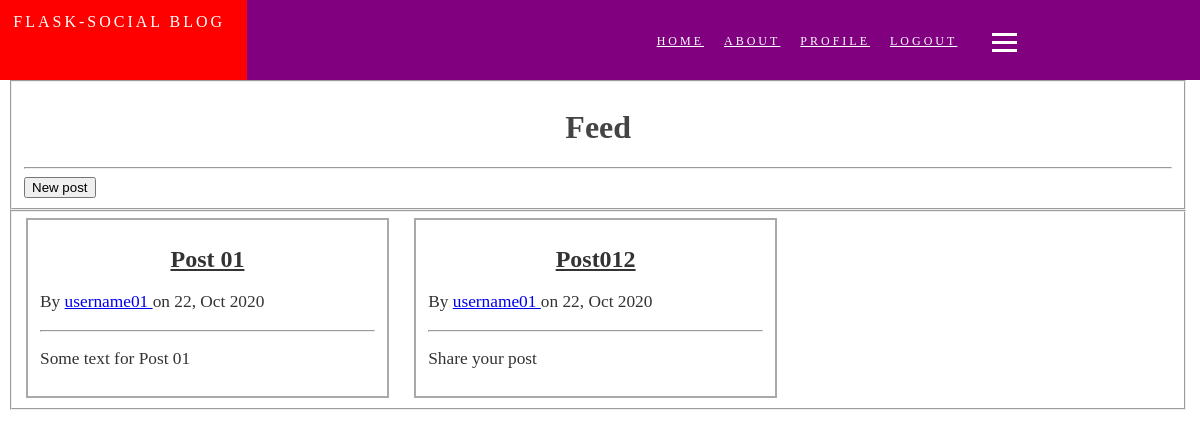
The page /feed (signed in) on the database as committed earlier.
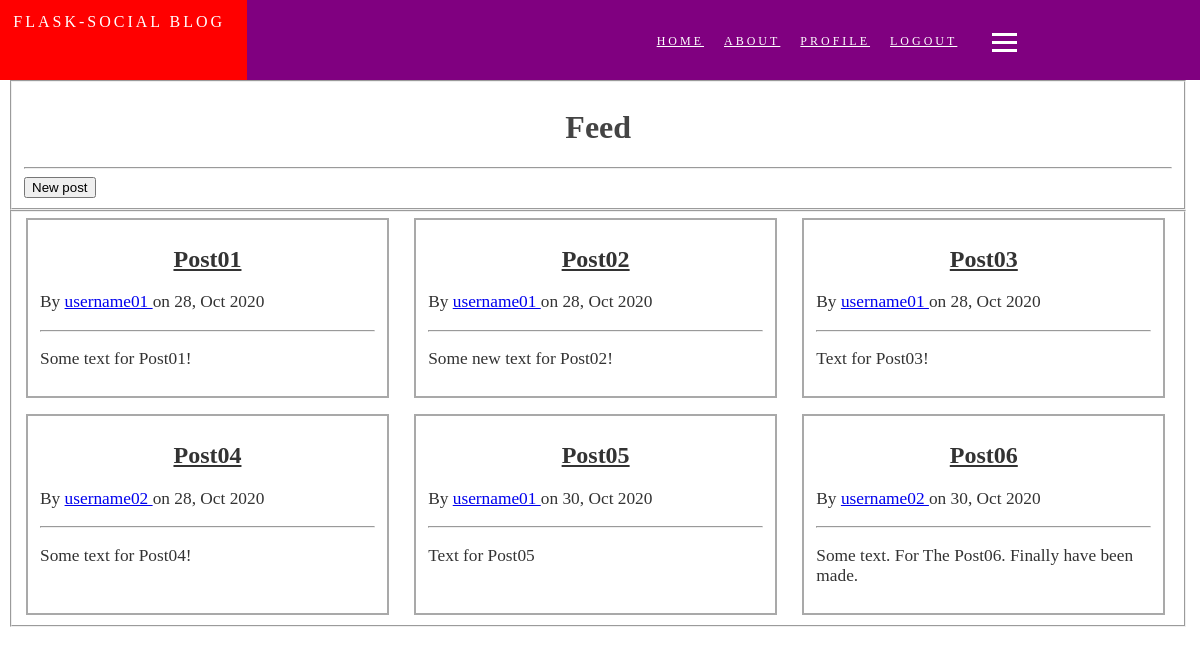
The same page on the database as committed later.
### app/models.py (models this page shows, shortened)
class Post(db.Model):
    id = db.Column(db.Integer, primary_key=True, autoincrement=True)
    title = db.Column(db.String(100), nullable=False)
    date = db.Column(db.DateTime, nullable=False, default=datetime.utcnow)
    text = db.Column(db.Text, nullable=False)
    author_id = db.Column(db.Integer, db.ForeignKey('user.id'), nullable=False)
    comments = db.relationship('Comments', backref='post', lazy=True)

class User(db.Model, UserMixin):
    id = db.Column(db.Integer, primary_key=True, autoincrement=True)
    firstname = db.Column(db.String(20), nullable=False)
    lastname = db.Column(db.String(20), nullable=False)
    username = db.Column(db.String(20), unique=True, nullable=False)
    email = db.Column(db.String(120), unique=True, nullable=False)
    password = db.Column(db.String(60), unique=True, nullable=False)
    image_file = db.Column(db.String(20), nullable=False, default='default.png')
    posts = db.relationship('Post',
                            backref='author',
                            primaryjoin="User.id==Post.author_id")
    comments = db.relationship('Comments',
                            backref='author',
                            primaryjoin="User.id==Comments.author_id")
    def __init__(self, firstname='', lastname='', username='', email='',
                 password=''):
        self.firstname = firstname
        self.lastname = lastname
        self.username = username
        self.email = email
        self.password = generate_password_hash(password)

### app/posts/views.py (the view)
@posts_blueprint.route("/feed", methods=['GET', 'POST'])
@login_required
def feed():
    if request.method == "POST":
        return redirect(url_for('posts.new'))
    else:
        return render_template('feed.html', posts=Post.query.all())

### app/models.py (called while the page is built)
@login_manager.user_loader
def load_user(id):
    u = User.query.get(id)
    return User(u.firstname, u.lastname, u.username, u.email, u.password)

### app/templates/posts/feed.html (shortened to what this page needs)
{% extends "layout.html" %}
{% block content %}
	<div>
		<form method="POST">
			<fieldset class="feed-header-fieldset">
				<h1>Feed</h1>
				<hr>
				<button>New post</button>
			</fieldset>
			<fieldset class="feed-fieldset">
				{% for post in posts %}
					<fieldset class="posts-fieldset">
						<h2>
							<a href="{{ url_for('posts.posts', post_id=post.id) }}">
								{{ post.title }}
							</a>
						</h2>
						<p>
							By
							<a href="{{ url_for('user.profile', username=post.author.username) }}">
								{{ post.author.username }}
							</a>
							on {{ post.date.strftime('%d, %b %Y') }}
						</p>
						<hr>
						<p>{{ post.text }}</p>
					</fieldset>
				{% endfor %}
			</fieldset>
		</form>
	</div>
{% endblock content %}

Rows that differ between the two databases and show on the page:
changed Post: title "Post 01" → "Post01"; date "22, Oct 2020" → "28, Oct 2020"; text "Some text for Post 01" → "Some text for Post01!"
changed Post: title "Post012" → "Post02"; date "22, Oct 2020" → "28, Oct 2020"; text "Share your post" → "Some new text for Post02!"
added Post: title "Post03", author.username "username01", date "28, Oct 2020", text "Text for Post03!"
added Post: title "Post04", author.username "username02", date "28, Oct 2020", text "Some text for Post04!"
added Post: title "Post05", author.username "username01", date "30, Oct 2020", text "Text for Post05"
added Post: title "Post06", author.username "username02", date "30, Oct 2020", text "Some text. For The Post06. Finally have been made."
